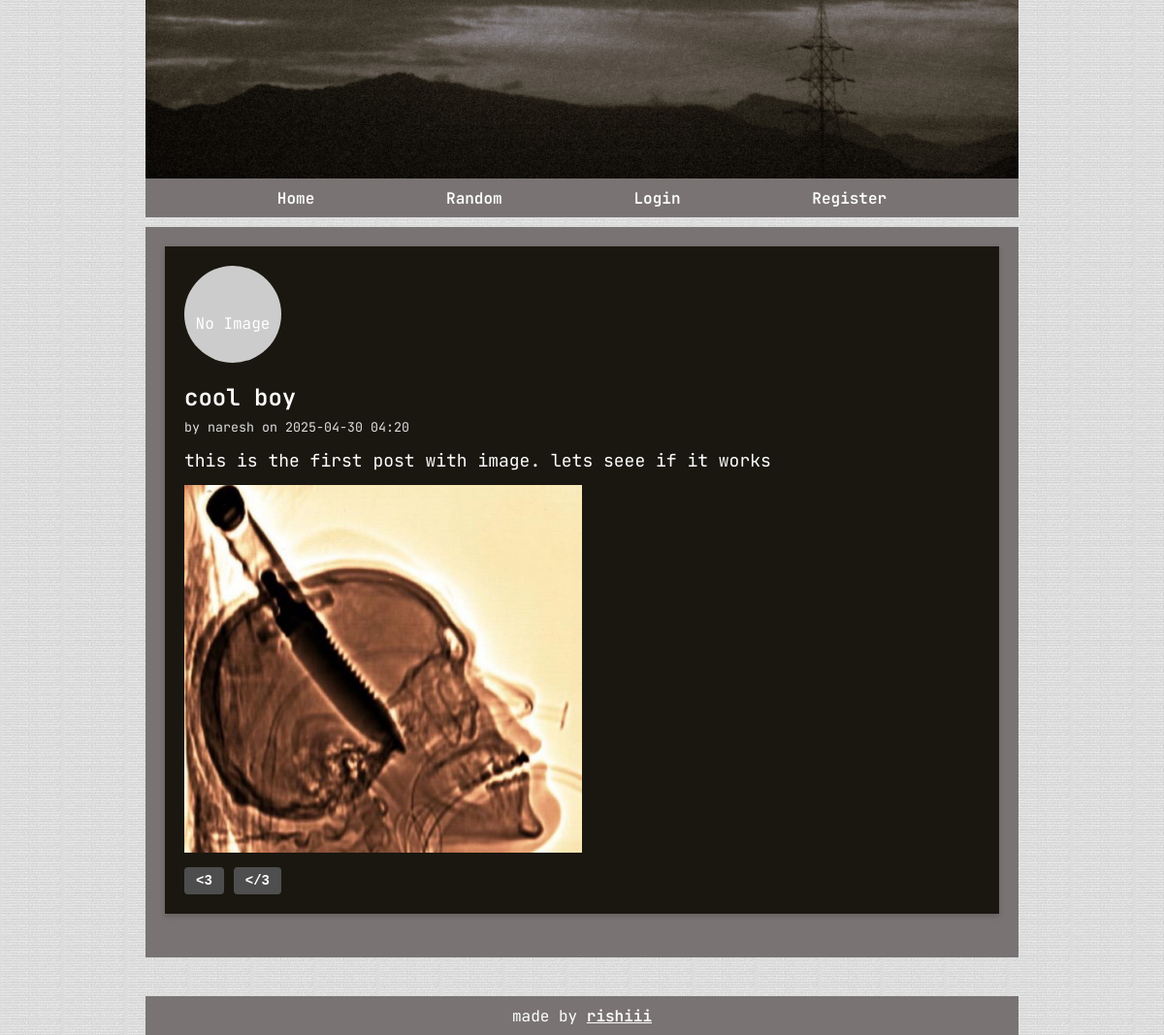
/post/10, run on the app's committed database.
### tables this page shows
CREATE TABLE posts (
                        id INTEGER PRIMARY KEY AUTOINCREMENT,
                        title TEXT NOT NULL,
                        content TEXT NOT NULL,
                        date TEXT NOT NULL,
                        user_id INTEGER NOT NULL, image TEXT,
                        FOREIGN KEY (user_id) REFERENCES users(id)
                    );

CREATE TABLE users (
                        id INTEGER PRIMARY KEY AUTOINCREMENT,
                        username TEXT UNIQUE NOT NULL,
                        password TEXT NOT NULL
                    , profile_pic TEXT, aura INTEGER DEFAULT 100, email TEXT, is_verified INTEGER DEFAULT 0);

### app.py (the view)
@app.route('/post/<int:post_id>')
def post(post_id):
    db = get_db()
    post = db.execute('''SELECT posts.*, users.username, users.profile_pic
                         FROM posts JOIN users ON posts.user_id = users.id
                         WHERE posts.id = ?''', (post_id,)).fetchone()
    return render_template('post.html', post=post)

### app.py (called while the page is built)
def get_db():
    db = getattr(g, '_database', None)
    if db is None:
        db = g._database = sqlite3.connect(DATABASE)
        db.row_factory = sqlite3.Row
    return db

@app.teardown_appcontext
def close_connection(exception):
    db = getattr(g, '_database', None)
    if db is not None:
        db.close()

### templates/post.html (shortened to what this page needs)
{% extends "base.html" %}
{% block content %}
<div class="post-detail">
    {% if post.profile_pic %}
        <img src="{{ url_for('static', filename=post.profile_pic) }}"
             alt="Profile Picture"
             style="width: 100px; height: 100px; object-fit: cover; border-radius: 50%; " />
    {% else %}
        <div style="width: 100px; height: 100px; background: #ccc; border-radius: 50%; line-height: 120px; text-align: center;">
            No Image
        </div>
    {% endif %}
    <h2>{{ post.title }}</h2>
    <small>by {{ post.username }} on {{ post.date }}</small>
    <p class="post-full">{{ post.content }}</p>
    {% if post.image %}
        <img src="{{ url_for('static', filename=post.image) }}" style="max-width: 50%; max-height: 50%;margin-top: 10px;" />
    {% endif %}
    <div style="margin-top: 10px; display: flex; gap: 10px;">
        <form action="{{ url_for('like_post', post_id=post.id) }}" method="get">
            <button type="submit" style="background-color: #4d4d4d; border: none; padding: 6px 12px; border-radius: 4px; font-family: monospace;">
                &lt;3 {{ post.like_count }}
            </button>
        </form>
        <form action="{{ url_for('unlike_post', post_id=post.id) }}" method="get">
            <button type="submit" style="background-color: #4e4e4e; border: none; padding: 6px 12px; border-radius: 4px; font-family: monospace;">
                &lt;/3 {{ post.unlike_count }}
            </button>
        </form>
    </div>
</div>
{% endblock %}

### static/styles.css (style rules this page uses)
:root { --header-image: url('cover.JPG'); --body-bg-image: url('sandy.jpg'); --content: #000000; }
body { font-family: 'Nunito', sans-serif; margin: 0; background-color: #ffffff; background-size: 65px; color: #ffffff; background-image: var(--body-bg-image); }
* { box-sizing: border-box; }
.post-detail { background-color: #1a1710; padding: 20px; margin-bottom: 25px; box-shadow: 0 2px 6px rgba(0, 0, 0, 0.2); }
.post-detail h2 { color: #fff; margin-bottom: 6px; }
.post-detail small { color: #ddd; display: block; margin-bottom: 12px; }
.post-detail .post-full { color: #ffffff; font-size: 18px; line-height: 1.6; margin: 0; white-space: pre-wrap; }
h1, h2, h3 { color: #ffffff; }
button, input[type="submit"] { background-color: #555; color: #fff; padding: 8px 16px; font-family: monospace; font-weight: bold; font-size: 14px; border: none; border-radius: 4px; cursor: pointer; transition: background-color 0.3s ease; }

### data on the page
posts: title "cool boy", date "2025-04-30 04:20", content "this is the first post with image. lets seee if it works", image (picture)
users: username "naresh"
